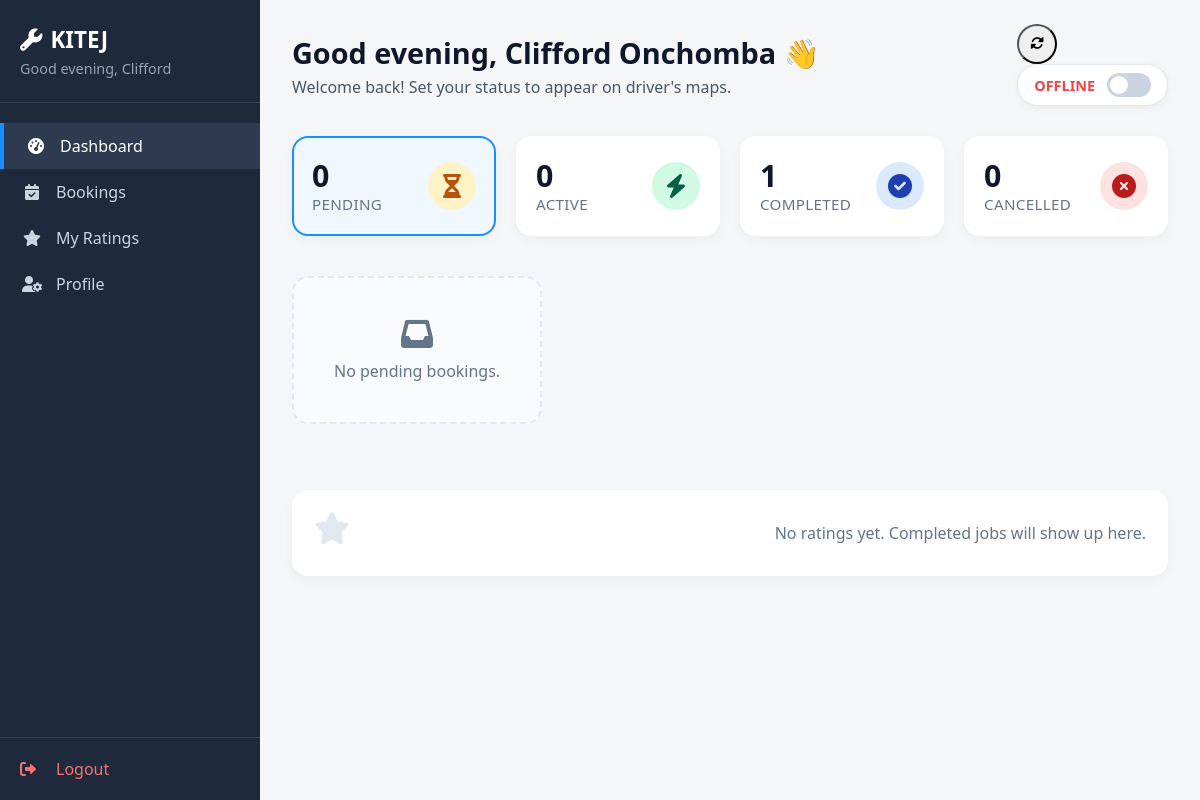
The page /dashboard/mechanic_dashboard.php (signed in) on the database its author committed.
### tables this page shows
CREATE TABLE `mechanics` (
  `id` int(11) NOT NULL,
  `user_id` int(11) NOT NULL,
  `garage_name` varchar(255) NOT NULL,
  `experience` int(11) NOT NULL,
  `certifications` text DEFAULT NULL,
  `vehicle_types` text NOT NULL,
  `services_offered` text NOT NULL,
  `latitude` decimal(9,6) NOT NULL,
  `longitude` decimal(9,6) NOT NULL,
  `availability` tinyint(1) DEFAULT 1,
  `created_at` datetime DEFAULT current_timestamp()
);

CREATE TABLE `users` (
  `id` int(11) NOT NULL,
  `full_name` varchar(255) NOT NULL,
  `email` varchar(255) NOT NULL,
  `password` varchar(255) NOT NULL,
  `phone` varchar(20) NOT NULL,
  `role` enum('driver','mechanic','pending','admin') DEFAULT 'pending',
  `profile_completed` tinyint(1) DEFAULT 0,
  `created_at` datetime DEFAULT current_timestamp()
);

### dashboard/mechanic_dashboard.php (the view, shortened to what this page needs)
<?php
require_once($_SERVER['DOCUMENT_ROOT'] . "/mechanics_tracer/forms/config.php");
$user_id = $_SESSION['user_id'];
$stmt = $conn->prepare("
    SELECT m.*, u.full_name AS mechanic_name
    FROM mechanics m
    JOIN users u ON m.user_id = u.id
    WHERE m.user_id = ?
");
$stmt->bind_param("i", $user_id);
$stmt->execute();
$result = $stmt->get_result();
$mechanic = $result->fetch_assoc();
$mechanic_id = $mechanic['id'];
$mechanic_lat = $mechanic['latitude'];
$mechanic_lng = $mechanic['longitude'];
$mechanic_name = $mechanic['mechanic_name'] ?? $mechanic['garage_name'];
$ratingSummary = null;
$recentRatings = [];
$stmt = $conn->prepare("
    SELECT b.*, d.vehicle_type AS driver_vehicle_type, d.vehicle_make AS driver_vehicle_make, d.vehicle_model AS driver_vehicle_model, d.vehicle_year AS driver_vehicle_year, u.full_name AS driver_name
    FROM bookings b
    JOIN drivers d ON b.driver_id = d.id
    JOIN users u ON d.user_id = u.id
    WHERE b.mechanic_id = ?
    ORDER BY b.created_at DESC
");
$stmt->bind_param("i", $mechanic_id);
$stmt->execute();
$result = $stmt->get_result();
$bookings = $result->fetch_all(MYSQLI_ASSOC);
$pending = $active = $completed = $cancelled = [];
foreach($bookings as $b){
    switch($b['booking_status']){
        case 'completed':  $completed[] = $b; break;
    }
}
$pendingCount = count($pending);
$activeCount = count($active);
$completedCount = count($completed);
$cancelledCount = count($cancelled);
$hour = date('H');
if($hour < 12) $greeting = "Good morning";
elseif($hour < 18) $greeting = "Good afternoon";
else $greeting = "Good evening";
?>
<!DOCTYPE html>
<html lang="en">
<head>
    <link rel="stylesheet" href="https://cdnjs.cloudflare.com/ajax/libs/font-awesome/6.0.0-beta3/css/all.min.css">
    <link rel="stylesheet" href="https://unpkg.com/leaflet/dist/leaflet.css" />
    <link rel="stylesheet" href="/mechanics_tracer/assets/css/ux_enhancements.css">
    <link rel="stylesheet" href="/mechanics_tracer/assets/css/chat.css">
</head>
<body>
<div class="app-wrapper">
    <aside class="sidebar" id="sidebar">
        <div class="sidebar-header">
            <h2><i class="fas fa-wrench" style="margin-right: 8px;"></i><?php echo htmlspecialchars($mechanic['garage_name']); ?></h2>
            <p><?php echo htmlspecialchars($greeting . ', ' . explode(' ', $mechanic_name)[0]); ?></p>
        </div>
        <nav class="nav-links">
            <a href="/mechanics_tracer/dashboard/mechanic_dashboard.php" class="active"><i class="fas fa-tachometer-alt"></i> Dashboard</a>
            <a href="/mechanics_tracer/dashboard/mechanic_dashboard.php#bookings"><i class="fas fa-calendar-check"></i> Bookings</a>
            <a href="/mechanics_tracer/dashboard/mechanic_ratings.php"><i class="fas fa-star"></i> My Ratings</a>
            <a href="/mechanics_tracer/forms/profile/mechanic_profile.php"><i class="fas fa-user-cog"></i> Profile</a>
        </nav>
        <div class="sidebar-footer">
            <a href="/mechanics_tracer/forms/auth/logout.php"><i class="fas fa-sign-out-alt"></i> Logout</a>
        </div>
    </aside>
    <main class="main-content">
        <div class="top-bar">
            <div class="greeting">
                <h1><?php echo $greeting; ?>, <?php echo htmlspecialchars($mechanic_name); ?> 👋</h1>
                <p>Welcome back! Set your status to appear on driver's maps.</p>
            </div>
            <div class="flex" style="gap:15px; align-items:center;">
                <button class="btn btn-secondary no-loader" onclick="reloadBookings()" title="Refresh Bookings" style="padding: 8px 12px; border-radius: 50%; width: 40px; height: 40px; display: flex; align-items: center; justify-content: center;">
                    <i class="fas fa-sync-alt"></i>
                </button>
                <div class="status-toggle">
                    <span id="statusText" class="status-label <?php echo $mechanic['availability'] ? 'status-online' : 'status-offline'; ?>">
                        <?php echo $mechanic['availability'] ? 'ONLINE' : 'OFFLINE'; ?>
                    </span>
                    <label class="switch">
                        <span class="slider"></span>
                    </label>
                </div>
            </div>
        </div>
        <div class="stats-cards">
            <div class="card pending <?php echo ($pendingCount > 0 ? 'active' : ''); ?>" id="card-pending" onclick="showCardTab('pending')">
                <div class="card-left">
                    <h3><?php echo $pendingCount; ?></h3>
                    <p>Pending</p>
                </div>
                <div class="card-right"><i class="fas fa-hourglass-half"></i></div>
            </div>
            <div class="card active-status" id="card-active" onclick="showCardTab('active')">
                <div class="card-left">
                    <h3><?php echo $activeCount; ?></h3>
                    <p>Active</p>
                </div>
                <div class="card-right"><i class="fas fa-bolt"></i></div>
            </div>
            <div class="card completed" id="card-completed" onclick="showCardTab('completed')">
                <div class="card-left">
                    <h3><?php echo $completedCount; ?></h3>
                    <p>Completed</p>
                </div>
                <div class="card-right"><i class="fas fa-check-circle"></i></div>
            </div>
            <div class="card cancelled" id="card-cancelled" onclick="showCardTab('cancelled')">
                <div class="card-left">
                    <h3><?php echo $cancelledCount; ?></h3>
                    <p>Cancelled</p>
                </div>
                <div class="card-right"><i class="fas fa-times-circle"></i></div>
            </div>
        </div>
        <div class="card" id="bookings-card" style="padding: 0; background: transparent; border: none; box-shadow: none;">
            <div id="bookings-section-wrapper" class="loading-container" style="min-height: 200px;">
                <div id="bookings" style="scroll-margin-top: 20px;">
                    <div id="pending" class="booking-section">
                        <?php
                        if(empty($pending)) echo "<div class='no-bookings'><i class='fas fa-inbox' style='font-size:2rem;margin-bottom:10px;display:block;'></i>No pending bookings.</div>";
                        else renderBooking($pending, $mechanic_lat, $mechanic_lng);
                        ?>
                    </div>
                </div>
            </div>
        </div>
        <?php if ($ratingSummary && (int)$ratingSummary['cnt'] > 0): ?>
        <div class="card" id="ratings" style="margin-top:24px;">
            <div style="display:flex;justify-content:space-between;align-items:center;margin-bottom:8px;">
                <h2 style="font-size:1.1rem;color:#0f172a;margin:0;">Your Ratings</h2>
                <a href="/mechanics_tracer/dashboard/mechanic_ratings.php" style="font-size:0.85rem;color:#3b82f6;text-decoration:none;">View all &rarr;</a>
            </div>
            <p style="margin-bottom:6px;">
                <span style="color:#fbbf24;font-size:1.1rem;">
                    <?php
                    $rounded = (int)round($ratingSummary['avg_stars']);
                    echo str_repeat('★', $rounded) . str_repeat('☆', 5 - $rounded);
                    ?>
                </span>
                <?php echo number_format((float)$ratingSummary['avg_stars'], 1); ?>
                <span style="color:#64748b;">(<?php echo (int)$ratingSummary['cnt']; ?> ratings)</span>
            </p>
            <?php if (!empty($recentRatings)): ?>
                <ul style="margin-top:8px;list-style:none;padding-left:0;">
                    <?php foreach ($recentRatings as $r): ?>
                        <li style="margin-bottom:6px;">
                            <strong><?php echo htmlspecialchars($r['driver_name']); ?></strong>
                            <span style="color:#fbbf24;margin-left:4px;"><?php echo str_repeat('★', (int)$r['stars']); ?></span>
                            <?php if (!empty($r['review'])): ?>
                                <br><span style="color:#4b5563;"><?php echo htmlspecialchars(mb_strimwidth($r['review'], 0, 80, '…')); ?></span>
                            <?php endif; ?>
                        </li>
                    <?php endforeach; ?>
                </ul>
            <?php endif; ?>
        </div>
        <?php else: ?>
        <div class="card" id="ratings" style="margin-top:24px;padding:20px;text-align:center;color:#64748b;">
            <i class="fas fa-star" style="font-size:2rem;color:#e2e8f0;margin-bottom:10px;"></i>
            <p style="margin:0;">No ratings yet. Completed jobs will show up here.</p>
        </div>
        <?php endif; ?>
</div>
</body>
</html>

### assets/css/ux_enhancements.css (style rules this page uses)
.loading-container { position: relative; min-height: 100px; }

### dashboard/mechanic_dashboard.php (style rules this page uses)
* { margin: 0; padding: 0; box-sizing: border-box; font-family: 'Segoe UI', Tahoma, Geneva, Verdana, sans-serif; }
body { background: #f4f6f8; display: flex; flex-direction: column; min-height: 100vh; }
.app-wrapper { display: flex; flex: 1; }
.sidebar { width: 260px; background: #1e293b; color: #e2e8f0; display: flex; flex-direction: column; transition: transform 0.3s ease; position: sticky; top: 0; height: 100vh; overflow-y: auto; }
.sidebar-header { padding: 24px 20px; border-bottom: 1px solid #334155; }
.sidebar-header h2 { font-size: 1.4rem; font-weight: 600; color: white; margin-bottom: 4px; }
.sidebar-header p { font-size: 0.9rem; color: #94a3b8; }
.nav-links { flex: 1; padding: 20px 0; }
.nav-links a { display: flex; align-items: center; gap: 12px; padding: 12px 20px; color: #cbd5e1; text-decoration: none; font-size: 1rem; transition: 0.2s; }
.nav-links a i { width: 24px; text-align: center; }
.nav-links a:hover, .nav-links a.active { background: #2d3a4f; color: white; border-left: 4px solid #1890ff; }
.sidebar-footer { padding: 20px; border-top: 1px solid #334155; }
.sidebar-footer a { display: flex; align-items: center; gap: 12px; color: #f87171; text-decoration: none; font-weight: 500; }
.sidebar-footer a i { width: 24px; }
.main-content { flex: 1; padding: 24px 32px; overflow-y: auto; max-width: 1400px; margin: 0 auto; width: 100%; }
.top-bar { display: flex; align-items: center; justify-content: space-between; margin-bottom: 30px; flex-wrap: wrap; gap: 15px; }
.greeting h1 { font-size: 1.8rem; color: #0f172a; font-weight: 600; }
.greeting p { color: #475569; margin-top: 4px; font-size: 1rem; }
.stats-cards { display: grid; grid-template-columns: repeat(4, minmax(0, 1fr)); gap: 20px; margin-bottom: 30px; }
.card { background: white; border-radius: 16px; padding: 20px 18px; box-shadow: 0 4px 12px rgba(0,0,0,0.04); display: flex; align-items: center; justify-content: space-between; transition: all 0.2s; cursor: pointer; border: 2px solid transparent; }
.card.active { border-color: #1890ff; background: #f0f7ff; }
.card-left h3 { font-size: 1.9rem; font-weight: 700; color: #0f172a; line-height: 1.2; }
.card-left p { color: #64748b; font-weight: 500; font-size: 0.95rem; text-transform: uppercase; letter-spacing: 0.3px; }
.card-right { width: 48px; height: 48px; border-radius: 50%; display: flex; align-items: center; justify-content: center; font-size: 1.5rem; }
.card.pending .card-right { background: #fef3c7; color: #b45309; }
.card.active-status .card-right { background: #d1fae5; color: #065f46; }
.card.completed .card-right { background: #dbeafe; color: #1e40af; }
.card.cancelled .card-right { background: #fee2e2; color: #b91c1c; }
.booking-section { display: grid; grid-template-columns: repeat(auto-fill, minmax(320px, 1fr)); gap: 20px; padding: 10px 0; }
.no-bookings { grid-column: 1 / -1; padding: 40px; text-align: center; background: #f8fafc; border-radius: 16px; border: 2px dashed #e2e8f0; color: #64748b; }
.status-toggle { display: flex; align-items: center; gap: 12px; background: #fff; padding: 8px 16px; border-radius: 99px; box-shadow: 0 2px 8px rgba(0,0,0,0.05); border: 1px solid #e2e8f0; }
.switch { position: relative; display: inline-block; width: 44px; height: 24px; }
.slider { position: absolute; cursor: pointer; top: 0; left: 0; right: 0; bottom: 0; background-color: #cbd5e1; transition: .3s; border-radius: 24px; }
.slider:before { position: absolute; content: ""; height: 18px; width: 18px; left: 3px; bottom: 3px; background-color: white; transition: .3s; border-radius: 50%; }
.status-label { font-size: 0.9rem; font-weight: 600; color: #475569; }
.status-offline { color: #ef4444; }

### rows shown on the page
mechanics: garage_name "KITEJ", user.full_name "Good evening, Clifford", user.full_name "Clifford Onchomba"

### other values the page prints
$greeting "Good evening"
$pendingCount "0"
$activeCount "0"
$completedCount "1"
$cancelledCount "0"
